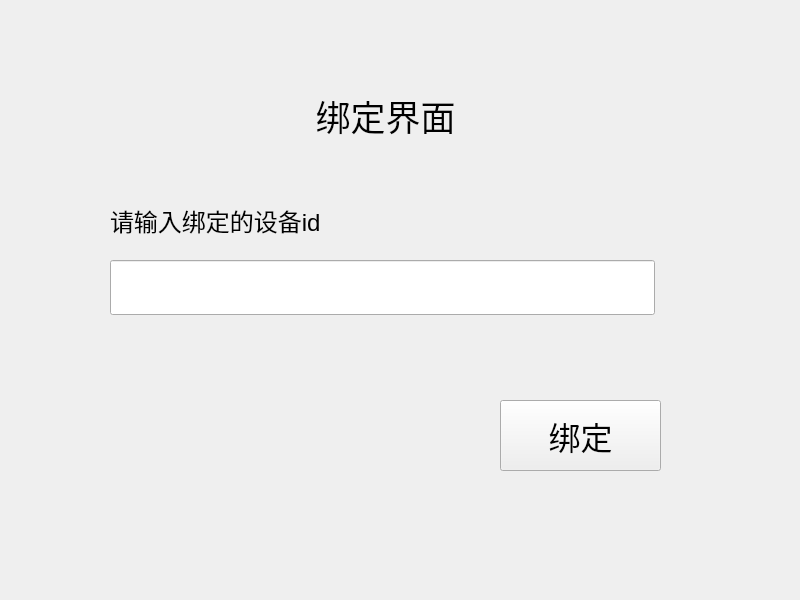
<?xml version="1.0" encoding="UTF-8"?>
<ui version="4.0">
 <class>Bind</class>
 <widget class="QWidget" name="Bind">
  <property name="geometry">
   <rect>
    <x>0</x>
    <y>0</y>
    <width>800</width>
    <height>600</height>
   </rect>
  </property>
  <property name="windowTitle">
   <string>Form</string>
  </property>
  <widget class="QLabel" name="label">
   <property name="geometry">
    <rect>
     <x>240</x>
     <y>70</y>
     <width>291</width>
     <height>91</height>
    </rect>
   </property>
   <property name="font">
    <font>
     <pointsize>26</pointsize>
    </font>
   </property>
   <property name="text">
    <string>绑定界面</string>
   </property>
   <property name="alignment">
    <set>Qt::AlignCenter</set>
   </property>
  </widget>
  <widget class="QLabel" name="label_2">
   <property name="geometry">
    <rect>
     <x>110</x>
     <y>190</y>
     <width>291</width>
     <height>61</height>
    </rect>
   </property>
   <property name="font">
    <font>
     <pointsize>18</pointsize>
    </font>
   </property>
   <property name="text">
    <string>请输入绑定的设备id</string>
   </property>
  </widget>
  <widget class="QLineEdit" name="deviceidEdit">
   <property name="geometry">
    <rect>
     <x>110</x>
     <y>260</y>
     <width>545</width>
     <height>55</height>
    </rect>
   </property>
   <property name="minimumSize">
    <size>
     <width>545</width>
     <height>55</height>
    </size>
   </property>
  </widget>
  <widget class="QPushButton" name="bindBt">
   <property name="geometry">
    <rect>
     <x>500</x>
     <y>400</y>
     <width>161</width>
     <height>71</height>
    </rect>
   </property>
   <property name="font">
    <font>
     <pointsize>24</pointsize>
    </font>
   </property>
   <property name="text">
    <string>绑定</string>
   </property>
  </widget>
 </widget>
 <resources/>
 <connections/>
</ui>
